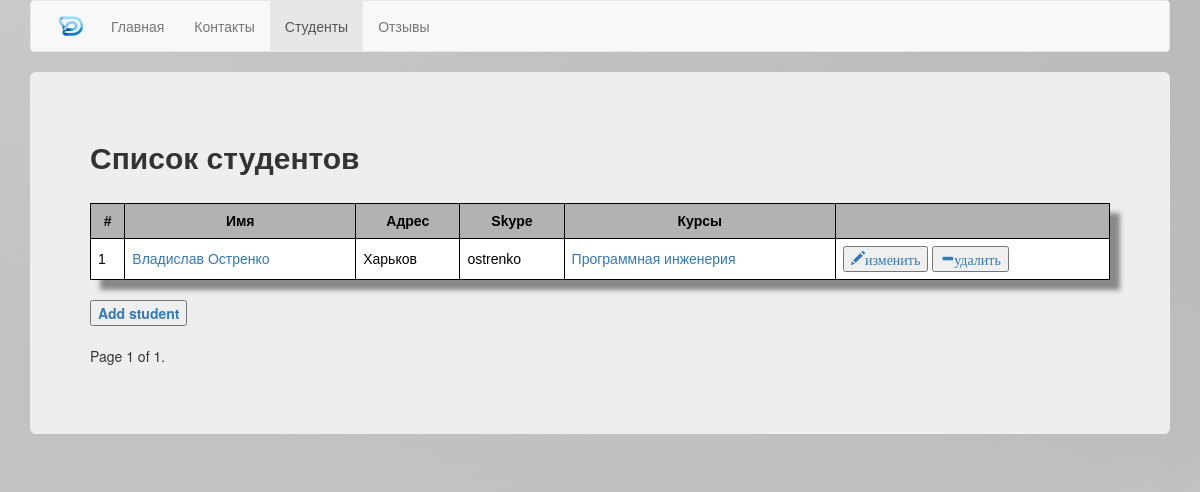
The app's page /students/, older data.
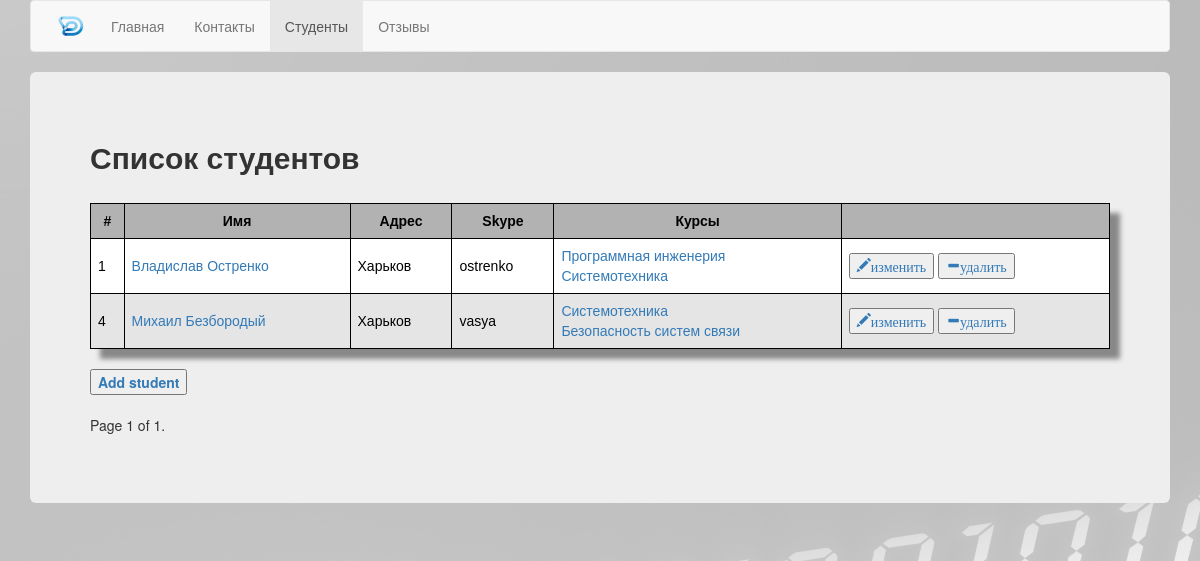
The same page, newer data.
### students/models.py (models this page shows, shortened)
class Student(models.Model):
    name = models.CharField(max_length=255)
    surname = models.CharField(max_length=255)
    date_of_birth = models.DateField()
    email = models.EmailField()
    phone = models.CharField(max_length=255)
    address = models.CharField(max_length=255)
    skype = models.CharField(max_length=255)
    courses = models.ManyToManyField(Course)
    short_description = models.CharField(max_length=255)
    description =  models.TextField()

### courses/models.py (models this page shows, shortened)
class Course(models.Model):
    name = models.CharField(max_length=255)
    short_description = models.CharField(max_length=255)
    description =  models.TextField()
    coach = models.ForeignKey(Coach, null=True, blank=True, related_name='coach_courses')

### students/views.py (the view)
class StudentListView(ListView):
    model = Student
    paginate_by = 5
    def get_queryset(self):
        qs = super(StudentListView, self).get_queryset()
        course_id = self.request.GET.get('course_id', None)
        if course_id:
            qs = qs.filter(courses__id = course_id)
        return qs
    context_object_name = 'student_list'

### templates/students/student_list.html (shortened to what this page needs)
{% extends "base.html" %}
{% load staticfiles %}
{% block nav_class_students %}active{% endblock %}
{% block content %}
  <div class="jumbotron">
    <h2><b>Список студентов</b></h2>
      <br>
    {% if student_list %}
      <div class="StudentTable">
        <table class="table-hover">
              <tr>
                <td><b>#</b></td>
                <td><b>Имя</b></td>
                <td><b>Адрес</b></td>
                <td><b>Skype</b></td>
                <td><b>Курсы</b></td>
                <td></td>
              </tr>
              {% for student in student_list %}
              <tr>
                <td>{{ student.id }} </td>
                <td><a href="{% url 'students:detail' student.id %}">{{ student.name }} {{ student.surname }}</a></td>
                <td>{{ student.address }}</td>
                <td>{{ student.skype }}</td>
                <td>
                   {% for course in student.courses.all %}
                        <a href="{% url 'courses:detail' course.id %}">{{ course.name }}</a><br>
                   {% endfor %}
                </td>
                <td>
                <a href="{% url 'students:edit' student.id %}">
                    <button type="button">
                    <span class="glyphicon glyphicon-pencil" aria-hidden="true">изменить</span></button>
                </a>
                <a href="{% url 'students:remove' student.id %}">
                    <button type="button">
                    <span class="glyphicon glyphicon-minus" aria-hidden="true">удалить</span></button>
                </a>
                </td>
              </tr>
              {% endfor %}
              {% else %}
              List is empty :(
              {% endif %}
           </table>
      </div>
        <br>
      <a href="{% url 'students:add' %}"><b>
      <button type="button">Add student</button>
      </b></a>
      <br>
           <div class="pagination">
               <span class="step-links">
                   <span class="current">
                       Page {{ page_obj.number }} of {{ paginator.num_pages }}.
                   </span>
               </span>
           </div>
    </div>
{% endblock content %}

Row changes from the older to the newer data that the page shows:
now on this page (row unchanged): Course: name "Системотехника"
added Student: id "4", name "Михаил", surname "Безбородый", address "Харьков", skype "vasya"
added Course: name "Безопасность систем связи", shown under "4"
